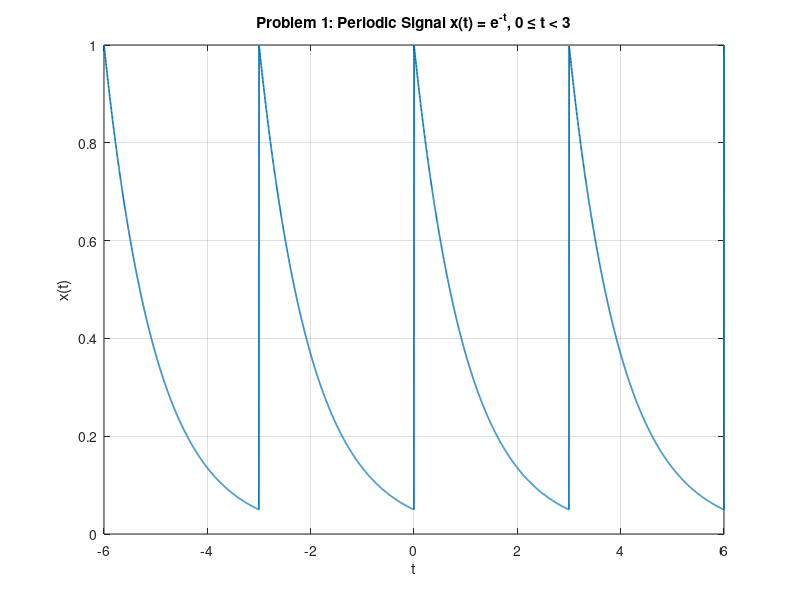
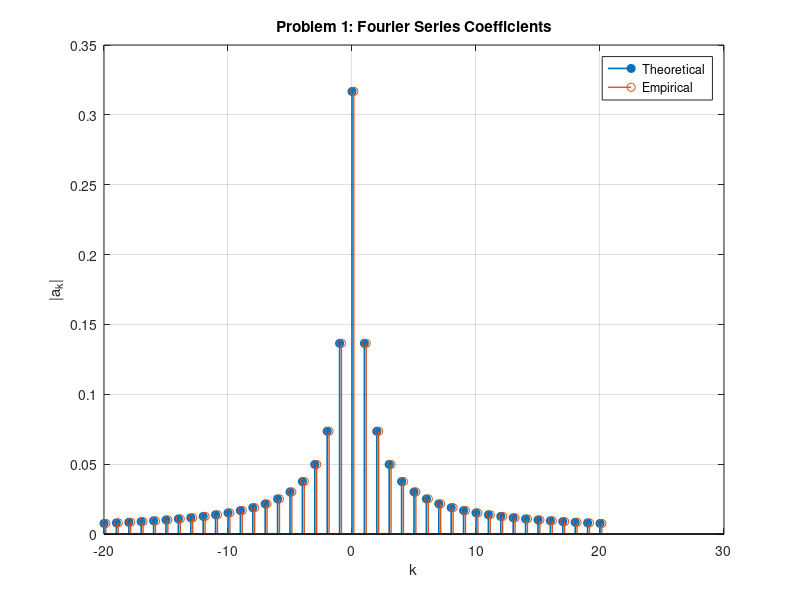

Reproduce these figures in MATLAB, in order. (Note: this script raises an error after producing the figures.)
clear;
close all;
clc;

codeDir = fileparts(mfilename('fullpath'));
if isempty(codeDir)
    codeDir = pwd;
end
graphDir = fullfile(fileparts(codeDir), 'graph');
if ~exist(graphDir, 'dir')
    mkdir(graphDir);
end

T = 3;
w0 = 2 * pi / T;
numSamples = 6000;
kMax = 20;
k = (-kMax:kMax).';

tPeriod = linspace(0, T, numSamples + 1);
tPeriod(end) = [];
xPeriod = exp(-tPeriod);

aTheory = (1 - exp(-T)) ./ (T * (1 + 1i * k * w0));
aEmpirical = zeros(size(k));
for idx = 1:numel(k)
    aEmpirical(idx) = mean(xPeriod .* exp(-1i * k(idx) * w0 * tPeriod));
end

tMulti = linspace(-2 * T, 2 * T, 4000);
xMulti = exp(-mod(tMulti, T));

signalFig = figure('Visible', 'off', 'Color', 'w', 'Units', 'inches', 'Position', [1, 1, 5.46, 1.75]);
plot(tMulti, xMulti, 'LineWidth', 1.2);
grid on;
xlabel('t');
ylabel('x(t)');
title('Problem 1: Periodic Signal x(t) = e^{-t}, 0 \leq t < 3');
exportgraphics(signalFig, fullfile(graphDir, 'problem1_signal.png'), 'Resolution', 300);
close(signalFig);

coeffFig = figure('Visible', 'off', 'Color', 'w', 'Units', 'inches', 'Position', [1, 1, 5.46, 1.75]);
stem(k, abs(aTheory), 'filled', 'LineWidth', 1.2, 'DisplayName', 'Theoretical'); hold on;
stem(k + 0.15, abs(aEmpirical), 'LineWidth', 1.0, 'DisplayName', 'Empirical');
grid on;
xlabel('k');
ylabel('|a_k|');
title('Problem 1: Fourier Series Coefficients');
legend('Location', 'northeast');
exportgraphics(coeffFig, fullfile(graphDir, 'problem1_coefficients.png'), 'Resolution', 300);
close(coeffFig);

NValues = [3, 10, 20];
reconFig = figure('Visible', 'off', 'Color', 'w');
tiledlayout(numel(NValues), 1, 'Padding', 'compact', 'TileSpacing', 'compact');
for idx = 1:numel(NValues)
    N = NValues(idx);
    xRecon = reconstruct_from_coefficients(k, aEmpirical, w0, tMulti, N);
    nexttile;
    plot(tMulti, xMulti, 'k', 'LineWidth', 1.6, 'DisplayName', 'Original'); hold on;
    plot(tMulti, real(xRecon), 'r--', 'LineWidth', 1.3, 'DisplayName', sprintf('Reconstruction (N=%d)', N));
    grid on;
    ylabel('x(t)');
    title(sprintf('Problem 1 Reconstruction with N = %d', N));
    if idx == 1
        legend('Location', 'best');
    end
end
xlabel('t');
exportgraphics(reconFig, fullfile(graphDir, 'problem1_reconstruction.png'), 'Resolution', 300);
close(reconFig);

function xRecon = reconstruct_from_coefficients(k, coeffs, w0, t, N)
mask = abs(k) <= N;
xRecon = zeros(size(t));
for idx = find(mask).'
    xRecon = xRecon + coeffs(idx) .* exp(1i * k(idx) * w0 * t);
end
end
